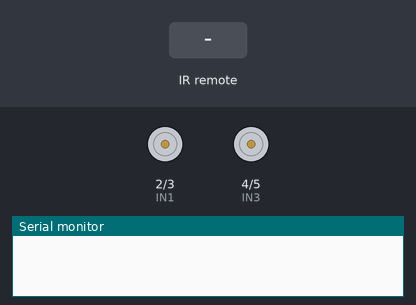
Simulated run of this sketch. Board: Arduino Uno, built with avr-gcc and run on an emulated ATmega328P. Parts: motor-driver pin pairs drawn as motors (green arrow = first pin HIGH = forward, orange = second pin HIGH = backward, longer = more drive, scaled by the enable pin), the last lines printed to the serial monitor. The inputs (shaded band) are chosen by the test bench.

Above: at 1.2 s.
1.3 s: infrared code 0xC received
At 2.5 s:
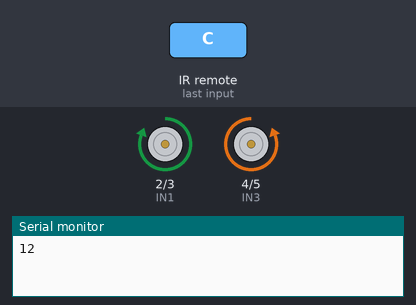
2.8 s: infrared code 0x18 received
At 3.7 s:
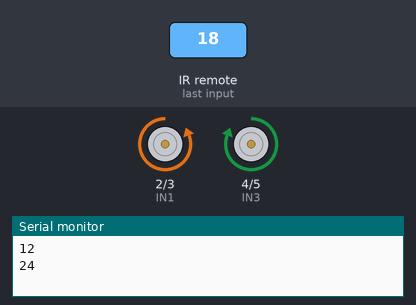
4.3 s: infrared code 0x8 received
At 4.8 s:
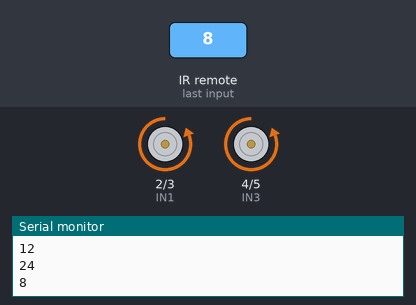
5.8 s: infrared code 0x16 received
At 7.0 s:
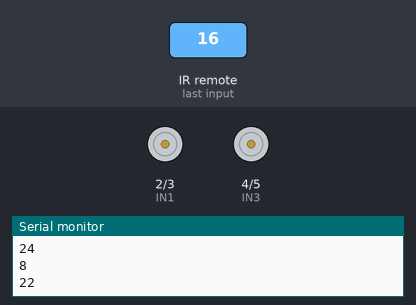
7.3 s: infrared code 0x1C received
At 8.3 s:
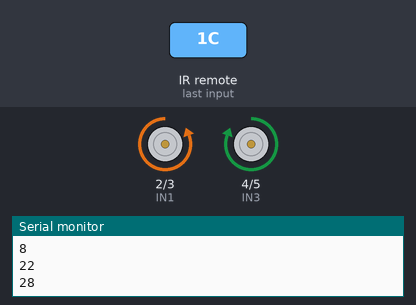
Timing chart, 0 to 9.8 s (numbered marks = the images above; inputs shaded):
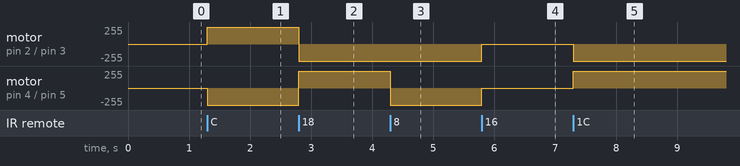

The sketch:

IRControllerWithL293D.ino
```cpp
//Define input and PWM pins
#define IN1 2
#define IN2 3
#define IN3 4
#define IN4 5
#define ENA 9
#define ENB 10
#include <IRremote.h>

#define IRReceiver 11


void setup() {
//Set those pins as output pins
 IrReceiver.begin(IRReceiver);
  Serial.begin(9600);
  pinMode(IN1, OUTPUT);
  pinMode(IN2, OUTPUT);
  pinMode(IN3, OUTPUT);
  pinMode(IN4, OUTPUT);
  pinMode(ENA, OUTPUT);
  pinMode(ENB, OUTPUT);
  pinMode(IRReceiver, INPUT);
}

void loop() {

 if (IrReceiver.decode()) {
    IrReceiver.resume();
    int command = IrReceiver.decodedIRData.command;
    Serial.println(command);
    switch(command){
      case 12:
      forward();
      break;

      case 22:
      Stop();
      break;

      case 24:
      backward();
      break;

      case 8:
      TurnLeft();
      break;

      case 28:
      TurnRight();
      break;
    }
    }
}

void forward() {
  analogWrite(ENA, 255);
  analogWrite(ENB, 255);
  digitalWrite(IN1, HIGH);
  digitalWrite(IN2, LOW);
//second motor is moving in diferent direction Dont know why
  digitalWrite(IN3, LOW);
  digitalWrite(IN4, HIGH);
}
void backward() {
  analogWrite(ENA, 255);
  analogWrite(ENB, 255);
  digitalWrite(IN1, LOW);
  digitalWrite(IN2, HIGH);
//same here motor is moving in diferent direction
  digitalWrite(IN3, HIGH);
  digitalWrite(IN4, LOW);
}


void TurnLeft() {

	analogWrite(ENB,255);
	analogWrite(ENA,255);

	digitalWrite(IN1, LOW);
	digitalWrite(IN2, HIGH);

	digitalWrite(IN3, LOW);
	digitalWrite(IN4, HIGH);
}


void TurnRight() {
  analogWrite(ENB,255);
	analogWrite(ENA,255);

	digitalWrite(IN1, LOW);
	digitalWrite(IN2, HIGH);

  digitalWrite(IN3, HIGH);
  digitalWrite(IN4, LOW);


}

void Stop() {
  analogWrite(ENA, 0);
  analogWrite(ENB, 0);
  digitalWrite(IN1, LOW);
  digitalWrite(IN2, LOW);
  digitalWrite(IN3, LOW);
  digitalWrite(IN4, LOW);
}
```

Measured:
- after the input at 1.3 s, motor on pin 2 (IN1) / pin 3 (IN2): stopped → forward 255/255 at once; motor on pin 4 (IN3) / pin 5 (IN4): stopped → backward 255/255 at once
- after the input at 2.8 s, motor on pin 2 (IN1) / pin 3 (IN2): forward 255/255 → backward 255/255 at once; motor on pin 4 (IN3) / pin 5 (IN4): backward 255/255 → forward 255/255 at once
- after the input at 4.3 s, motor on pin 4 (IN3) / pin 5 (IN4): forward 255/255 → backward 255/255 at once
- after the input at 5.8 s, motor on pin 2 (IN1) / pin 3 (IN2), motor on pin 4 (IN3) / pin 5 (IN4): backward 255/255 → stopped at once
- after the input at 7.3 s, motor on pin 2 (IN1) / pin 3 (IN2): stopped → backward 255/255 at once; motor on pin 4 (IN3) / pin 5 (IN4): stopped → forward 255/255 at once
